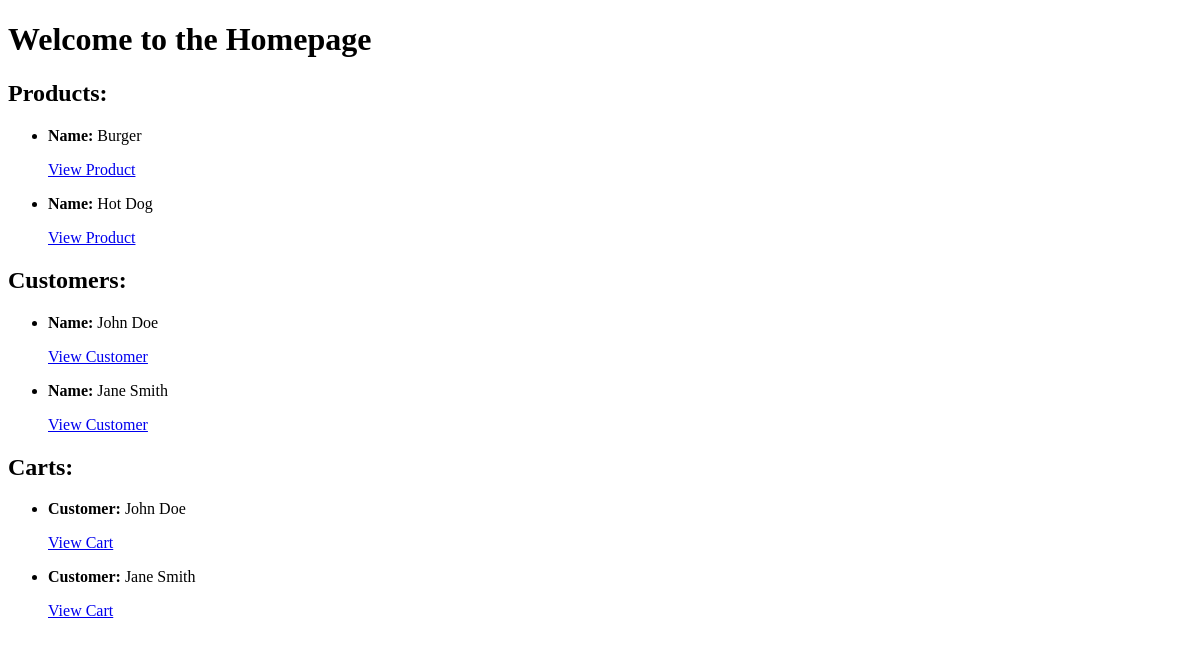
Before: / with the older database file.
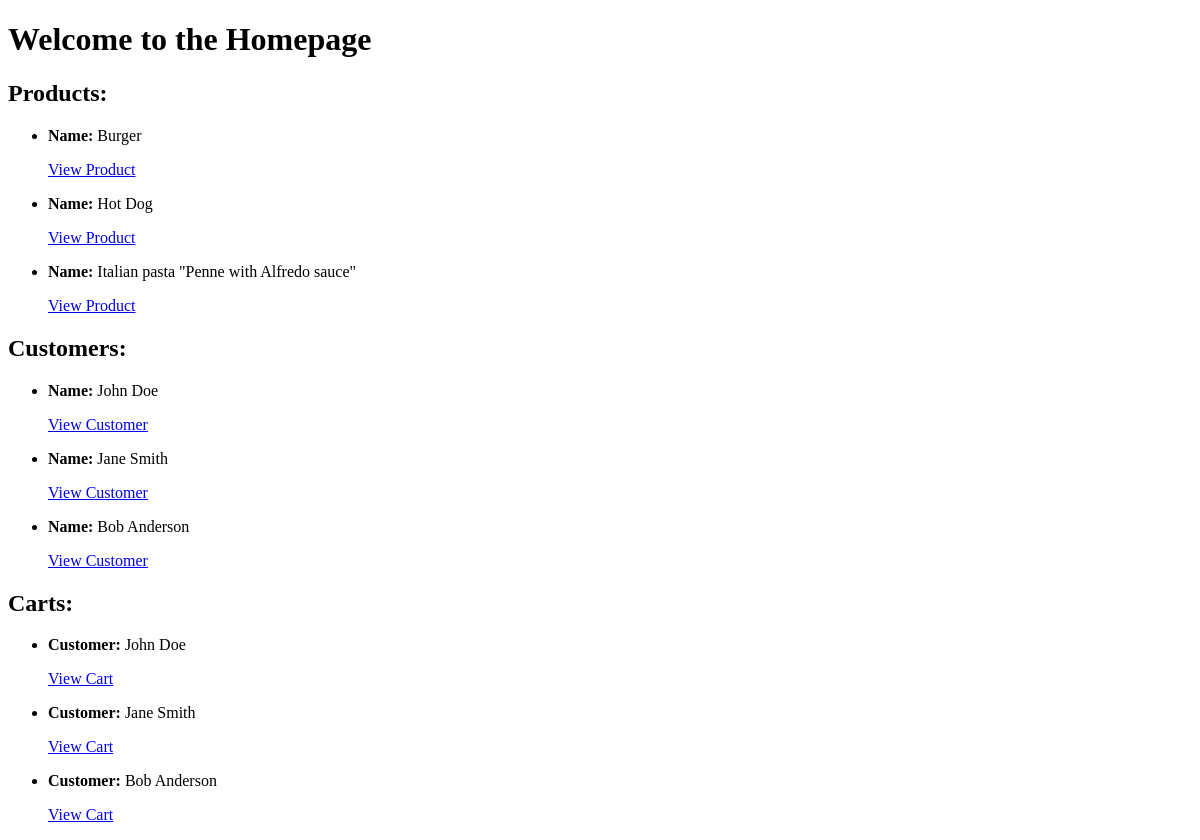
After: the same page with the newer database file.
### app/models.py (models this page shows, shortened)
class Product(models.Model):
    name = models.CharField(max_length=100)
    price = models.DecimalField(max_digits=10, decimal_places=2)
    description = models.TextField()

class Customer(models.Model):
    name = models.CharField(max_length=100)
    email = models.EmailField()

class Cart(models.Model):
    customer = models.ForeignKey(Customer, on_delete=models.CASCADE)
    products = models.ManyToManyField(Product)

### app/views.py (the view)
# urls.py: path('', views.homepage, name='homepage'),
def homepage(request):
    carts = Cart.objects.prefetch_related('products').all()
    customers = Customer.objects.all()
    products = Product.objects.all()
    return render(request, 'app/homepage.html', {'carts': carts, 'customers': customers, 'products': products})

### app/templates/app/homepage.html (shortened to what this page needs)
{% load static %}
<!DOCTYPE html>
<html lang="en">
<head>
  {% block css_styles %}
    <link rel="stylesheet" href="{% static 'app/css/styles_homepage.css' %}">
  {% endblock %}
</head>
<body>
  <h1>Welcome to the Homepage</h1>
  <h2>Products:</h2>
  <ul>
    {% for product in products %}
      <li>
        <p><strong>Name:</strong> {{ product.name }}</p>
        <p><a href="{% url 'product_detail' product_id=product.pk %}">View Product</a></p>
      </li>
    {% endfor %}
  </ul>
  <h2>Customers:</h2>
  <ul>
    {% for customer in customers %}
      <li>
        <p><strong>Name:</strong> {{ customer.name }}</p>
        <p><a href="{% url 'customer_detail' customer_id=customer.pk %}">View Customer</a></p>
      </li>
    {% endfor %}
  </ul>
  <h2>Carts:</h2>
  <ul>
    {% for cart in carts %}
      <li>
        <p><strong>Customer:</strong> {{ cart.customer.name }}</p>
        <p><a href="{% url 'cart_detail' cart_id=cart.pk %}">View Cart</a></p>
      </li>
    {% endfor %}
  </ul>
</body>
</html>

Changed rows visible on the page:
added Product: name "Italian pasta \"Penne with Alfredo sauce\""
added Customer: name "Bob Anderson"
added Cart: customer.name "Bob Anderson"
